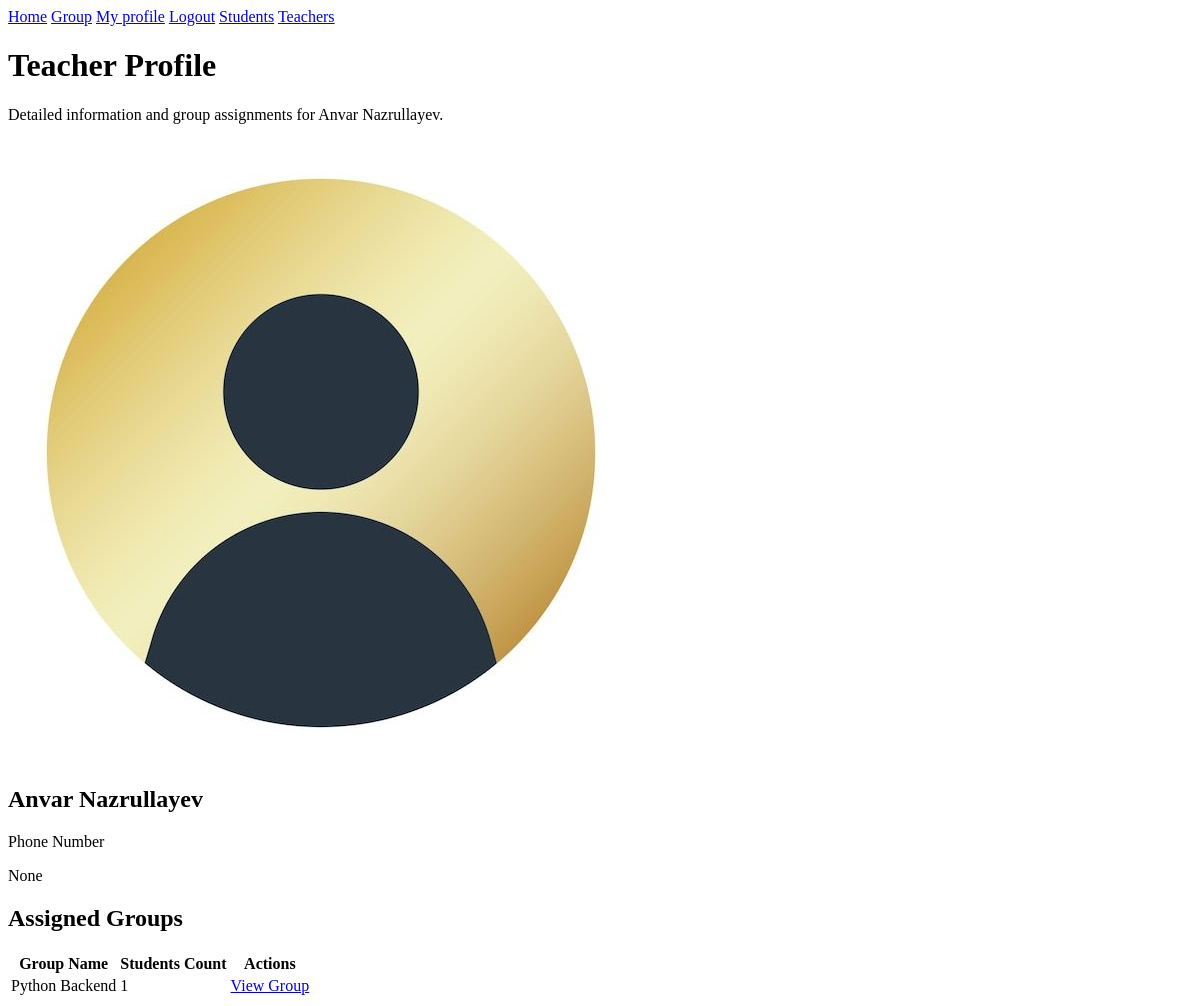
Before: /manager/teacher-profile/anvar with the older database file.
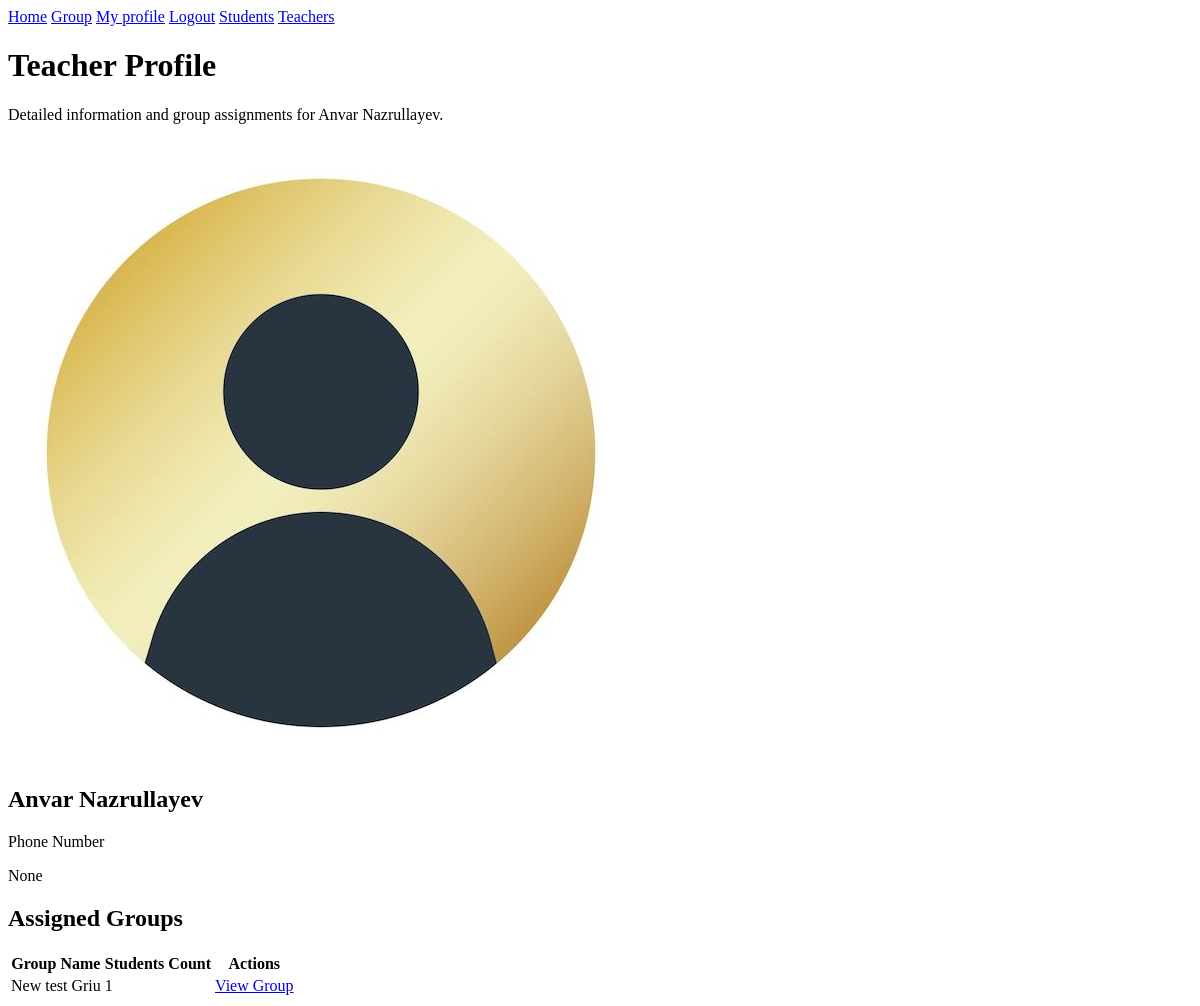
After: the same page with the newer database file.
### manager/models.py (models this page shows, shortened)
class Group(models.Model):
    name = models.CharField(max_length=100)
    manager = models.ForeignKey(CustomUser, on_delete=models.SET_NULL, null=True, limit_choices_to={'role': 'MANAGER'})
    teacher = models.ForeignKey(CustomUser, on_delete=models.SET_NULL, null=True, limit_choices_to={'role': 'TEACHER'}, related_name='group_teacher')
    students = models.ManyToManyField(CustomUser,  limit_choices_to={'role': 'STUDENT'}, related_name='enrolled_groups')

### manager/views.py (the view)
# urls.py: path('teacher-profile/<slug:username>', TeacherProfileView.as_view(), name='mg-teacher-profile'),
class TeacherProfileView(View):
    def get(self, request, username):
        user = CustomUser.objects.filter(username=username).first()
        if not user or user.role != 'TEACHER':
            return redirect('not-found')
        groups = user.group_teacher.all()
        context = {
            'teacher': user,
            'groups': groups
        }
        return render(request, 'manager/mg-teacher-profile.html', context)

### templates/manager/mg-teacher-profile.html (shortened to what this page needs)
{% extends 'mg-base.html' %}
{% block content %}
<div class="mb-8">
    <h1 class="text-2xl font-bold text-white mb-2">Teacher Profile</h1>
    <p class="text-slate-400">Detailed information and group assignments for {{ teacher.first_name }} {{ teacher.last_name }}.</p>
</div>
<div class="grid grid-cols-1 lg:grid-cols-3 gap-6">
    <div class="lg:col-span-1 bg-slate-800 border border-slate-700 rounded-xl p-6 flex flex-col items-center text-center">
        <div class="w-32 h-32 rounded-full overflow-hidden mb-4 border-4 border-slate-700 bg-slate-900">
            {% if teacher.profile_img %}
                <img src="{{ teacher.profile_img.url }}" alt="{{ teacher.first_name }}" class="w-full h-full object-cover">
            {% else %}
                <div class="w-full h-full flex items-center justify-center bg-blue-600/20 text-blue-400 text-4xl font-bold">
                    {{ teacher.first_name|slice:":1" }}{{ teacher.last_name|slice:":1" }}
                </div>
            {% endif %}
        </div>
        <h2 class="text-xl font-bold text-white mb-1">{{ teacher.first_name }} {{ teacher.last_name }}</h2>
        <div class="w-full border-t border-slate-700 pt-4 text-left space-y-3">
            <div>
                <p class="text-xs text-slate-500 uppercase font-semibold">Phone Number</p>
                <p class="text-slate-200">{{ teacher.phone_num }}</p>
            </div>
        </div>
    </div>
    <div class="lg:col-span-2 bg-slate-800 border border-slate-700 rounded-xl overflow-hidden">
        <div class="px-6 py-4 border-b border-slate-700">
            <h2 class="font-bold text-white">Assigned Groups</h2>
        </div>
        <table class="w-full text-left text-sm text-slate-300">
            <thead class="bg-slate-900 text-slate-400 uppercase text-xs font-semibold">
                <tr>
                    <th class="px-6 py-4">Group Name</th>
                    <th class="px-6 py-4 text-center">Students Count</th>
                    <th class="px-6 py-4 text-right">Actions</th>
                </tr>
            </thead>
            <tbody class="divide-y divide-slate-700">
                {% for group in groups %}
                <tr class="hover:bg-slate-750 transition-colors">
                    <td class="px-6 py-4 font-medium text-white">{{ group.name }}</td>
                    <td class="px-6 py-4 text-center">
                        <span class="bg-slate-700 text-slate-200 px-2 py-1 rounded text-xs">{{ group.students.count }}</span>
                    </td>
                    <td class="px-6 py-4 text-right">
                        <a href="{% url 'mg-group-detail' group.pk %}" class="text-blue-400 hover:text-blue-300">View Group</a>
                    </td>
                </tr>
                {% empty %}
                <tr>
                    <td colspan="3" class="py-10 text-center text-slate-500">No groups assigned to this teacher.</td>
                </tr>
                {% endfor %}
            </tbody>
        </table>
    </div>
</div>
{% endblock %}

Changed rows visible on the page:
no longer on this page (row edited): Group: name "Python Backend", students.count "1"
now on this page (row edited): Group: name "New test Griu", students.count "1"
